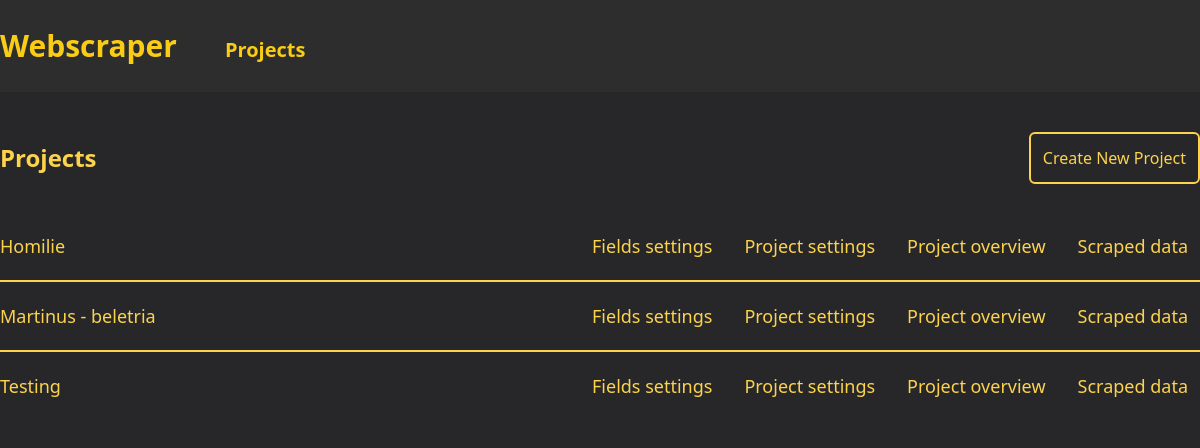
Before: / with the older database file.
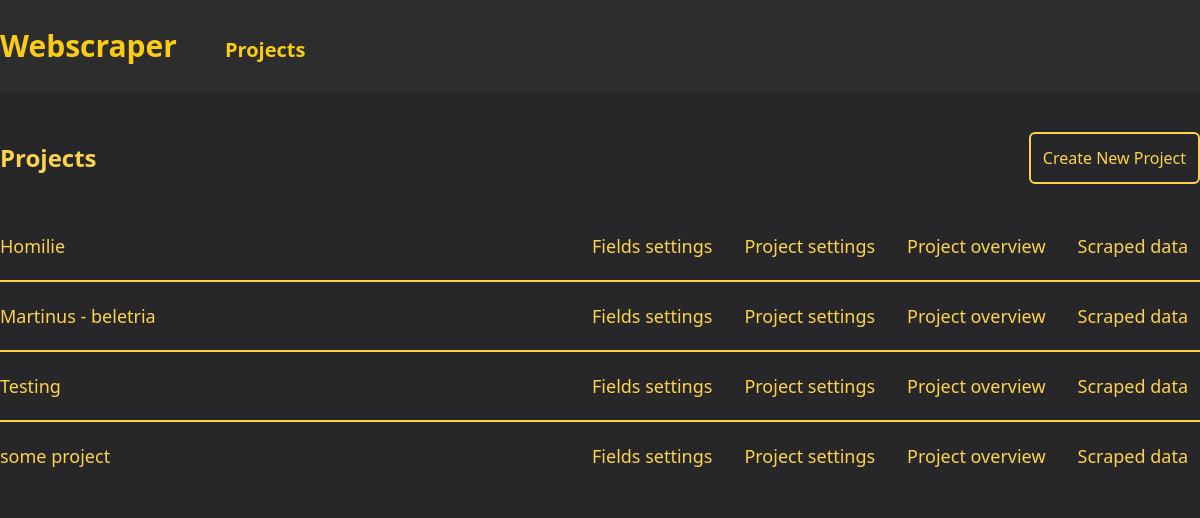
After: the same page with the newer database file.
### projects/models.py (models this page shows, shortened)
class Project(models.Model):
    SELECTOR_CHOICES = [
        ("xPath", "xPath"),
        ("CSS", "CSS"),
    ]
    main_page_url = models.CharField(max_length=1023)
    name = models.CharField(max_length=1023, default="", blank=True, null=True)
    number_of_pages_to_scrape = models.IntegerField(default=0)
    next_page_to_scrape = models.IntegerField(default=0)
    selector_type = models.CharField(max_length=10, choices=SELECTOR_CHOICES)
    component_path = models.CharField(max_length=1023, blank=True, null=True)
    fields = models.JSONField(default=default_fields)
    created_at = models.DateTimeField(auto_now_add=True)
    updated_at = models.DateTimeField(auto_now=True)

### projects/views.py (the view)
# urls.py: path("", views.ProjectsView.as_view(), name="projects"),
class ProjectsView(View):
    def get(self, request):
        projects = Project.objects.all()
        return render(request, "projects/projects.html", {"projects": projects})

### projects/templates/projects/projects.html
{% extends 'base.html' %}
{% load static %}
{% block content %}
<div class="my-10 w-full flex flex-col gap-7">
    <div class="flex flex-row items-center justify-between">
        <div class="text-2xl text-amber-300 font-bold">Projects</div>
        <a href="{% url 'projects:create_project' %}" class="px-3 py-3 w-fit items-center text-center text-amber-300 border-2 border-amber-300  hover:bg-amber-300 hover:text-zinc-800 rounded-md font-medium">
            Create New Project
        </a>
    </div>
    <div class="w-full flex flex-col divide-y-2 divide-amber-300">
    {% for project in projects %}
        <div class="w-full flex flex-row align-middle py-3 font-medium text-lg text-amber-300 justify-between ">
            <div class="flex flex-col justify-center">{{ project.name }}</div>
            <div class="flex gap-x-2">
                <a href="{% url 'project' project.id %}" class="px-3 py-2 min-w-32 items-center text-center text-amber-300  hover:bg-amber-300 hover:text-zinc-800 rounded-md font-medium">
                    Fields settings
                </a>
                <a href="{% url 'projects:update_project' project.id %}" class="px-3 py-2 min-w-32 items-center text-center text-amber-300  hover:bg-amber-300 hover:text-zinc-800 rounded-md font-medium">
                    Project settings
                </a>
                <a href="{% url 'projects:project_overview' project.id %}" class="px-3 py-2 min-w-32 items-center text-center text-amber-300  hover:bg-amber-300 hover:text-zinc-800 rounded-md font-medium">
                    Project overview
                </a>
                <a href="{% url 'scraped_data:show_data' project.id %}" class="px-3 py-2 min-w-32 items-center text-center text-amber-300 hover:bg-amber-300 hover:text-zinc-800 rounded-md font-medium">
                    Scraped data
                </a>
            </div>
        </div>
    {% empty %}
        <div class="px-3 min-w-32 items-center text-center text-amber-300">
            No projects yet
        </div>
    {% endfor %}
    </div>
</div>
{% endblock %}

Changed rows visible on the page:
added Project: name "some project"
